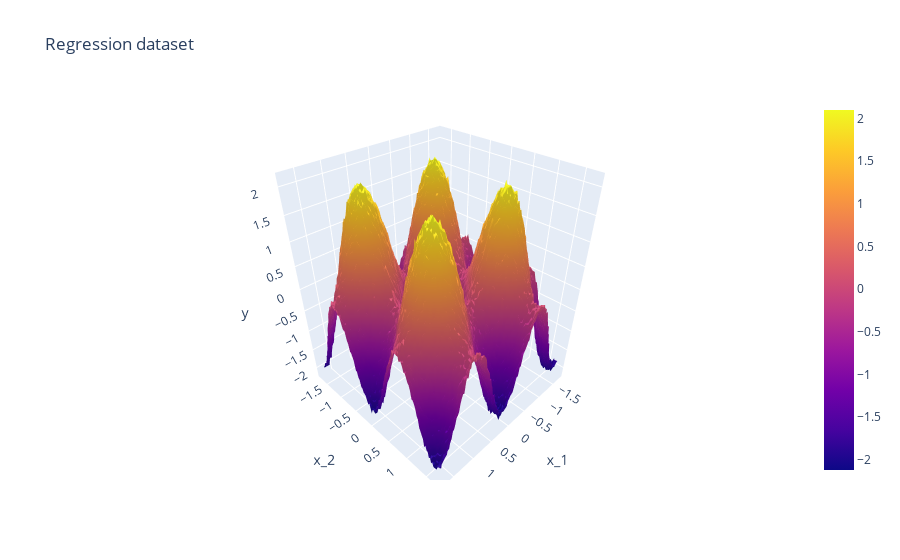
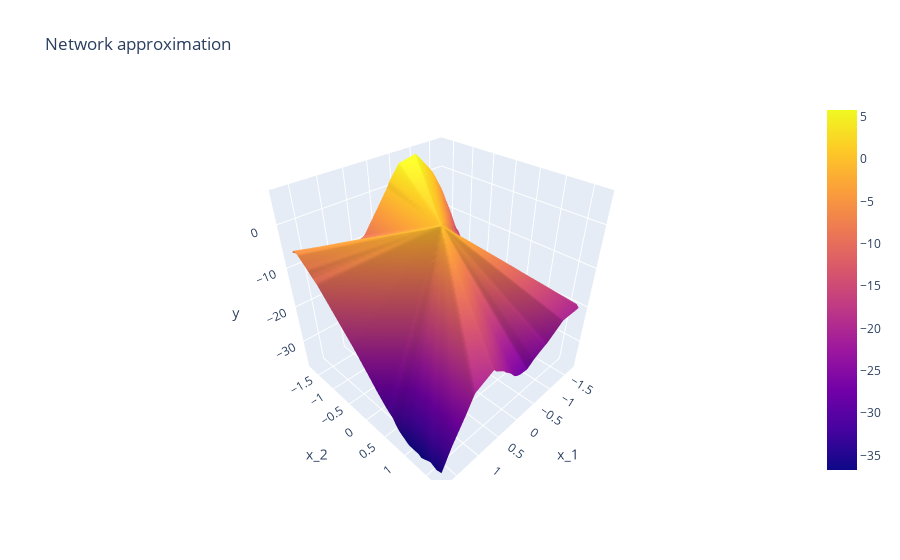

Notebook code for these charts, in order:
### Markdown cell above
We can also compare the prediction with the real data on the complete data.

### Code cell
y_plot = net.forward(x)
surface3d(x, y).show()
surface3d(x, y_plot, "Network approximation").show()

### Figure 1 — Plotly figure (JSON) as saved in the notebook; plotly's stock layout.template omitted (floating-point values rounded to 4 significant figures; data arrays with more than 128 entries replaced by an {"elided": "..."} marker saying what was removed)
{"data": [{"type": "surface", "x": {"elided": "130x130 float values"}, "y": {"elided": "130x130 float values"}, "z": {"elided": "130x130 float values"}}], "layout": {"scene": {"xaxis": {"title": {"text": "x_1"}}, "yaxis": {"title": {"text": "x_2"}}, "zaxis": {"title": {"text": "y"}}}, "title": {"text": "Regression dataset"}}}

### Figure 2 — Plotly figure (JSON) as saved in the notebook; plotly's stock layout.template omitted (floating-point values rounded to 4 significant figures; data arrays with more than 128 entries replaced by an {"elided": "..."} marker saying what was removed)
{"data": [{"type": "surface", "x": {"elided": "130x130 float values"}, "y": {"elided": "130x130 float values"}, "z": {"elided": "130x130 float values"}}], "layout": {"scene": {"xaxis": {"title": {"text": "x_1"}}, "yaxis": {"title": {"text": "x_2"}}, "zaxis": {"title": {"text": "y"}}}, "title": {"text": "Network approximation"}}}
